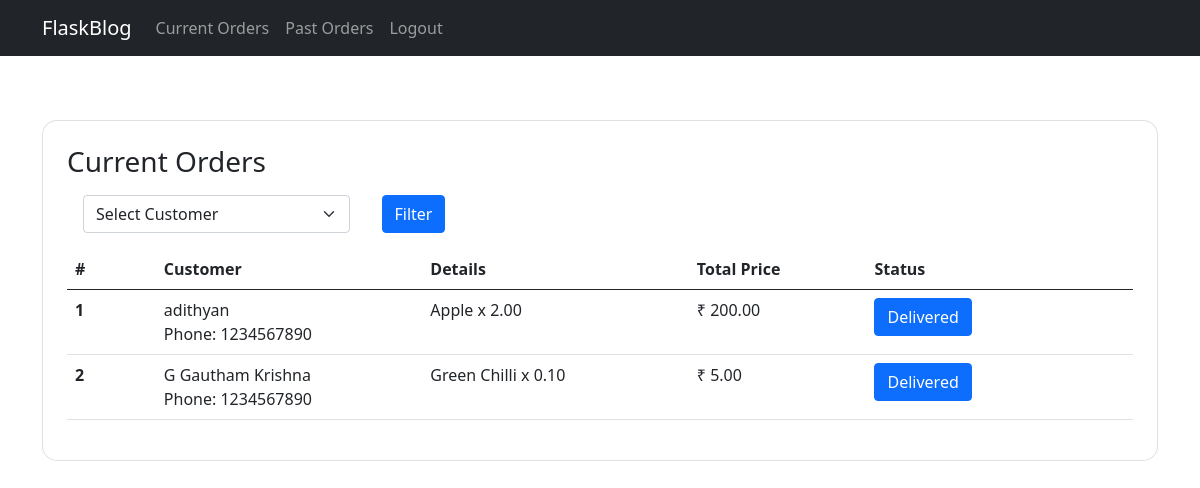
Page /vendor/orders (signed in) on the earlier database version.
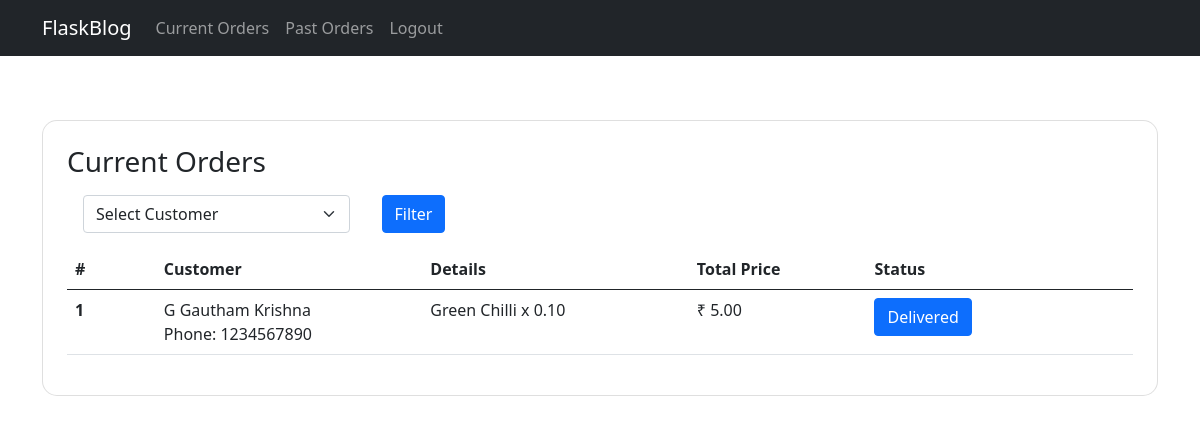
Same page on the later database version.
### application/models.py (models this page shows)
class User(db.Model):
    __tablename__ = 'users'
    id = db.Column(db.Integer, primary_key=True, autoincrement=True)
    name = db.Column(db.String(255), nullable=False)
    email = db.Column(db.String(255), nullable=False, unique=True)
    password = db.Column(db.String(255), nullable=False)
    phone = db.Column(db.String(10), nullable=False)

class Products(db.Model):
    __tablename__ = 'products'
    id = db.Column(db.Integer, primary_key=True, autoincrement=True)
    name = db.Column(db.String(255), nullable=False)
    vendor = db.Column(db.Integer, db.ForeignKey('vendors.id'), nullable=False)
    image = db.Column(db.String(255), nullable=False)
    category = db.Column(db.String(255), nullable=False)
    price = db.Column(db.Numeric(10,2), nullable=False)
    qty = db.Column(db.Numeric(10,2), nullable=False)
    unit = db.Column(db.String(255), nullable=False)

class Orders(db.Model):
    __tablename__ = 'orders'
    id = db.Column(db.Integer, primary_key=True, autoincrement=True)
    vendor = db.Column(db.Integer, db.ForeignKey('vendors.id'), nullable=False)
    user = db.Column(db.Integer, db.ForeignKey('users.id'), nullable=False)
    product = db.Column(db.Integer, db.ForeignKey('products.id'), nullable=False)
    date = db.Column(db.String(255), nullable=False)
    qty = db.Column(db.Numeric(10,2), nullable=False)
    price = db.Column(db.Numeric(10,2), nullable=False)
    state = db.Column(db.String(255), nullable=False)

### application/controllers.py (the view)
@app.route('/vendor/orders',methods=["GET","POST"])
@vendor_login_required
def vendor_orders():
    orders=Orders.query.filter_by(vendor=session['id'], state="Ordered").all()
    if request.method == "POST":
        if request.form['customer'] != "Select Customer":
            orders=Orders.query.filter_by(vendor=session['id'],user=request.form['customer'], state="Ordered").all()
    orders= utils.get_vendor_orders(orders)
    customers = utils.get_customers(session['id'])
    return render_template('vendor_orders.html', orders = orders, customers =customers)

### application/controllers.py (called while the page is built)
def vendor_login_required(f):
    @wraps(f)
    def wrap(*args, **kwargs):
        if 'type' in session and session['type'] == 'Vendor' and 'status' in session:
            return f(*args, **kwargs)
        else:
            flash('Unauthorized Access','danger')
            return redirect(url_for('login'))
    return wrap

### application/utils.py (called while the page is built)
def get_vendor_orders(orders):
    out = []
    for order in orders:
        product = Products.query.filter_by(id=order.product).first()
        buyer = User.query.filter_by(id=order.user).first()
        item = {
            'id': order.id,
            'buyer_name': buyer.name,
            'buyer_phone': buyer.phone,
            'product_name': product.name,
            'qty': order.qty,
            'date': order.date,
            'price': round(order.price * order.qty,2)
        }
        out.append(item)
    return out

def get_customers(id):
    orders = Orders.query.filter_by(vendor=id, state="Ordered").all()
    out = []
    for order in orders:
        item = User.query.filter_by(id=order.user).first()
        out.append(item)
    return out

### templates/vendor_orders.html (shortened to what this page needs)
{% extends 'base_vendor.html' %}
{% block content %}
<div class="container py-5 h-100">
  <div class="card" style="border-radius: 15px;">
      <div class="card-body p-4">
        <h3>Current Orders</h3>
        <form class="d-md-flex flex-row my-3" method="POST">
          <select class="form-select w-25 mx-3" name="customer">
            <option>Select Customer</option>
          </select>
          <button type="submit" class="btn btn-primary mx-3">Filter</button>
        </form>
          <table class="table">
              <thead>
                <tr>
                  <th class = "col-1">#</th>
                  <th class = "col-3">Customer</th>
                  <th class="col-3">Details</th>
                  <th class = "col-2">Total Price</th>
                  <th class="col-3">Status</th>
                </tr>
              </thead>
              <tbody>
                  {% for order in orders %}
                      <tr>
                          <th>{{ loop.index }}</th>
                          <td>
                              <div>
                                  <span>{{order['buyer_name']}}
                                  <br>
                                  Phone: {{order['buyer_phone']}}</span>
                              </div>
                          </td>
                          <td>{{ order['product_name'] }} x {{ order['qty'] }}</td>
                          <td>₹ {{ order['price'] }}</td>
                          <td><a href="{{url_for('delivered',id=order['id'])}}" class="btn btn-primary">Delivered</a></td>
                      </tr>
                  {% endfor %}
              </tbody>
            </table>
      </div>
  </div>
</div>
{% endblock %}

Differences in the rows shown:
no longer on this page (row unchanged): User: buyer_name "adithyan", buyer_phone "1234567890"
no longer on this page (row unchanged): Products: product_name "Apple"
no longer on this page (row edited): Orders: qty "2.00"
Other differences:
list line gone: "1 Phone: x ₹ 200.00 Delivered"
